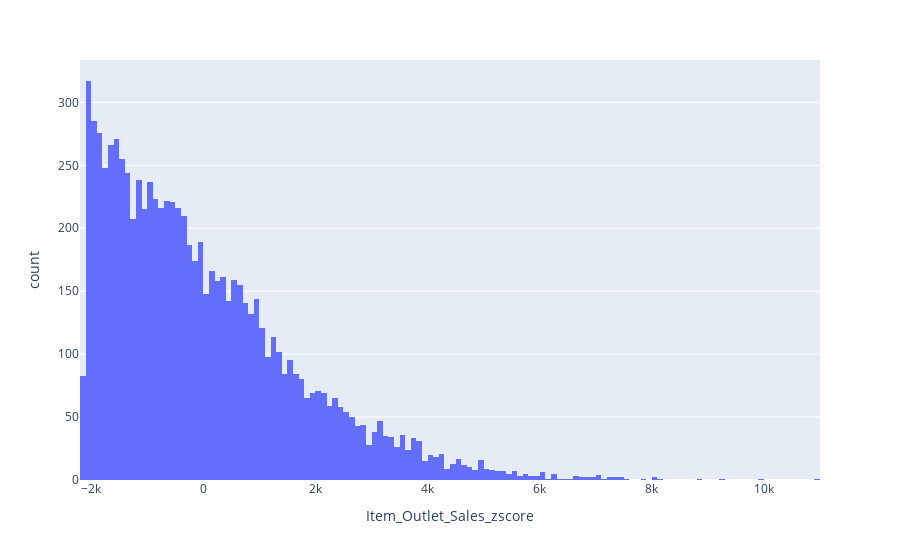

Notebook cell for this chart:
### Code cell
find_outliers_zscore(df['Item_Outlet_Sales'])
df['Item_Outlet_Sales_zscore'] = df['Item_Outlet_Sales']  - df['Item_Outlet_Sales'].mean()
df_histogram_ss = px.histogram(df, x = 'Item_Outlet_Sales_zscore')
df_histogram_ss.show()

### Figure 1 — Plotly figure (JSON) as saved in the notebook; plotly's stock layout.template omitted (floating-point values rounded to 4 significant figures; data arrays with more than 128 entries replaced by an {"elided": "..."} marker saying what was removed)
{"data": [{"alignmentgroup": "True", "bingroup": "x", "hovertemplate": "Item_Outlet_Sales_zscore=%{x}<br>count=%{y}<extra></extra>", "legendgroup": "", "marker": {"color": "#636efa", "pattern": {"shape": ""}}, "name": "", "offsetgroup": "", "orientation": "v", "showlegend": false, "type": "histogram", "x": {"elided": "8523 float values"}, "xaxis": "x", "yaxis": "y"}], "layout": {"barmode": "relative", "legend": {"tracegroupgap": 0}, "margin": {"t": 60}, "xaxis": {"anchor": "y", "domain": [0, 1], "title": {"text": "Item_Outlet_Sales_zscore"}}, "yaxis": {"anchor": "x", "domain": [0, 1], "title": {"text": "count"}}}}
